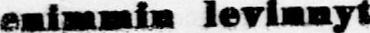
#> input picture pyAlignementOCR/improc/hwb.jpg, 370 x 33 px
$ python alignement.py   (older library calls are emulated)
#> lines starting #> are read from the running program, lines starting #| are printed output that depends on the picture; after the words box and inside, x2 and y2 are one past the last pixel; in counts of white or black regions, pixels touching at a corner belong together
### pyAlignementOCR/improc/modif_func.py
import numpy as np
import matplotlib
matplotlib.use('Qt5Agg')
import matplotlib.pyplot as plt
from PIL import Image


def lissage(intensite, N):
    """Fonction calculant la distance entre la colonne de pixels et le
    caractere courant.
    :param intensite : le vecteur des intesites sur la colonne
    :param N : parametre de reglage
    :return : sortielisse
        sortielisse : fonction apres le lissage
    """
    iintensite = intensite.reshape(-1, 1)
    fenetre = np.ones((N, 1))
    longeur, hauteur = iintensite.shape[0], iintensite.shape[1]
    sortie = np.zeros((longeur, 1))
    debut = intensite[0:np.floor(N/2).astype(np.int)]
    fin = intensite[N-np.floor(N/2).astype(np.int)+1:N]
    # to be seen
    if N > 3:
        debut = np.flip(debut)
        fin = np.flip(fin)
    entree = np.concatenate((debut, intensite, fin))
    # to be seen
    M = N - 1
    for j in range(0, longeur-1):
        sortie[j] = np.dot(entree[j:j+M+1], fenetre)
    sortie = sortie/N
    return sortie


# TEST DE MODULE
# [13 lines that do not run on import are left out]

### pyAlignementOCR/improc/affichage.py
import numpy as np
import scipy as sp
import matplotlib as mpl
mpl.use('Qt5Agg')
import matplotlib.pyplot as plt
import matplotlib.patches as patches
from PIL import Image
import modif_func as mf
import alignement as al


def screen1(image, transcript):
    largeur, hauteur = image.size
    plt.imshow(image)
    sgm = al.segmenter(image, transcript, 3, 0.1, 0.9, 0)
    for x in range(0, largeur-1):
        if sgm[x] == 2:
            plt.plot([x, x], [1, hauteur], color='red')
        elif sgm[x] == 1:
            plt.plot([x, x], [1, hauteur], color='blue')
    #plt.show()

# [20 lines left out: functions afficherprofile, affichercontour, not called in this run]
# TEST DE MODULE
# [6 lines that do not run on import are left out]

### pyAlignementOCR/improc/alignement.py
import numpy as np
import scipy as sp
import matplotlib as mpl
mpl.use('Qt5Agg')
import matplotlib.pyplot as plt
from PIL import Image
import modif_func as mf
import affichage as af

def segmenter(image, transcript, lissage, limitesup, limiteinf, affichage):
    """Fonction responsable pour la segmentation d'image.
    :param image : l'image a segmenter
    :param transcript : le transcript qui correspond a l'image en question
    :param lissage : le parametre de lissage voulu
    :param limitesup : une limite qui sera utilise afin de couper l'image
    :param limiteinf : une limite qui sera utilise afin de couper l'image
    :param affichage : controle le type d'affichage
    """
    #  on convertit en niveaux de gris l'image et on le reduit ensuite
    img = image.convert('L')
    hauteur, largeur = img.size
    cimg = reduire(img, limitesup, limiteinf)
    hauteur, largeur = cimg.size
    longeurtext = len(transcript)
    # on convertit l'image dans un tableau avec des valeurs
    # d'intensite dans [0,255]
    cimarray = np.asarray(cimg, dtype='uint8')
    # on calcule les intensites moyennes sur les colones de pixels sur
    # l'image et le profil(masque) d'image
    intensite = np.sum(cimarray, axis=0)/largeur
    intensitemax = np.amax(cimarray, axis=0)
    indexmax = np.argmax(cimarray, axis=0)
    intensitemin = np.amin(cimarray, axis=0)
    indexmin = np.argmin(cimarray, axis=0)
    intensitelisse = mf.lissage(intensitemin, lissage)
    # on definie les couleurs de notre masque
    blanc = np.floor(np.sum(intensitemax)/hauteur)
    noir = np.floor(np.sum(intensitemin)/hauteur)
    gris = (blanc + noir)/2
    # creation de la masque/profil d'intensite de la ligne
    profil = creermasque(transcript, largeur, hauteur, noir, gris, blanc)
    masqueimg = Image.fromarray(np.uint8(profil))
    # masqueimg.show()
    profil = np.sum(profil, axis=0)/largeur
    # on seuil les valeurs basses de l'intensit? lisse pour les ramener
    # a la valeur moyenne des noirs
    largeurprofil = profil.shape[0]
    for i in range(0, hauteur):
        if intensitelisse[i] < noir:
            intensitelisse[i] = noir
    intensite = intensitelisse
    x = hauteur
    y = largeurprofil
    # tbc
    appariement = np.zeros((x, y))
    precedent = np.zeros((x, y))
    segmentation = np.zeros((x, 1))
    operations = np.zeros((3, 1))
    # initialisation de la premiere ligne
    appariement[0, 0] = np.abs(intensite[0] - profil[0])
    precedent[0, 0] = 0
    for i in range(1, x):
        appariement[i, 0] = appariement[i-1, 0] + np.abs(intensite[i]
                                                         - profil[0])
        precedent[i, 0] = 2  # insertion tbr
    # tbc
    for i in range(1, y):
        appariement[0, i] = appariement[0, i-1] + np.abs(intensite[0]
                                                         - profil[i])
        precedent[0, i] = 3
    # on boucle sur toute l'image et toute la sequence des caracteres
    for i in range(1, x):
        for j in range(1, y):
            operations[0] = appariement[i-1, j-1] + np.abs(
                                                               intensite[i]
                                                               - profil[j])
            operations[1] = appariement[i-1, j] + 2*np.abs(
                                                         intensite[i]
                                                         - profil[j])
            operations[2] = appariement[i, j-1] + 2*np.abs(
                                                            intensite[i]
                                                            - profil[j])
            appariement[i, j] = np.min(operations)
            precedent[i, j] = np.argmin(operations)+1
    #print(precedent)
    # on est arrive a la fin, on backtrack afin de choisir le meilleur
    # chemin et marquer les espaces entre les mots
    x = hauteur
    y = largeurprofil
    while precedent[x-1, y-1] != 0:
        x, y, segmentation = options[precedent[x-1, y-1]-1](x, y, segmentation, precedent, profil, blanc, gris)
    return segmentation


def creermasque(transcript, hauteurimg, largeurimg, carclr, wsclr,
                boxclr):
    """Fonction qui cree une masque/profil pour compare avec l'image donne
    :param transcript : le transcript qu'on utilise pour creer la masque
    :param hauteurimg : hauteur de l'image a comparer
    :param largeurimg : largeur de l'image a comparer
    :param carclr : couleur de la masque d'un caractere
    :param wsclr : couleur des espaces blanches
    :param boxclr : couleur de la phrase/mot entiere
    :return profil
        profil : la masque derive du transcript correspondant aux niveaux
        d'intensite de l'image
    """
    longeurtext = len(transcript)
    largeurcaractere = np.floor(largeurimg/longeurtext).astype(np.int)
    profilcar = np.ones((hauteurimg, largeurcaractere)).astype(np.int)*carclr
    profilcar[:, largeurcaractere-1] = wsclr
    largeurprofil = largeurcaractere * longeurtext
    profil = np.ones((hauteurimg, largeurprofil), dtype=np.int) * boxclr
    # ici on genere l'allure de la masque
    debut = 0
    fin = largeurcaractere
    for i in range(debut, longeurtext):
        if transcript[i] != ' ':
            profil[:, debut:fin] = profilcar[:, :]
        debut = debut + largeurcaractere
        fin = fin + largeurcaractere
    # profilimg = Image.fromarray(np.uint8(profil))
    return profil


def reduire(image, limitesup, limiteinf):
    """reduit l'image par un limite donne
    :param image : l'image a reduire
    :param limitesup : une limite qui sera utilise afin de couper l'image
    :param limiteinf : une limite qui sera utilise afin de couper l'image
    :return : img
        img : l'image reduite
    """
    largeur, hauteur = image.size
    img = image.crop((0, np.floor(limitesup*hauteur).astype(np.int)+1,
                     largeur, np.floor(limiteinf*hauteur).astype(np.int)+1))
    return img


def tracercontour(image, transcript):
    return print('tbc')


def sub(x, y, segmentation, precedent, profil, blanc, gris):
    if precedent[x-1, y-1] == 1:
        x = x - 1
        y = y - 1
        if profil[y-1] == blanc:
            segmentation[x-1]= 2
        elif profil[y] == gris:
            segmentation[x-1] = 1
    return x, y, segmentation


def ins(x, y, segmentation, precedent, profil, blanc, gris):
    if precedent[x-1, y-1] == 2:
        x = x - 1
        if profil[y-1] == blanc:
            segmentation[x-1] = 2
        elif profil[y-1] == gris:
            segmentation[x-1] = 1
    return x, y, segmentation


def des(x, y, segmentation, precedent, profil, blanc, gris):
    if precedent[x-1, y-1] == 3:
        y = y - 1
    return x, y, segmentation


options = {0: sub,
           1: ins,
           2: des}

# TEST DE MODULE
if __name__ == "__main__":
    # test de reduction d'image
    img = Image.open('hwb.jpg').convert('L')
    # img.show()
    newimg = reduire(img, 0.1, 0.9)
    # newimg.show()
    # test de creation de masque
    blanc = 255
    gris = 128
    noir = 0
    transcript = 'emimmin levinnyt'
    imgg = Image.open('hwb.jpg').convert('L')
    masque = creermasque(transcript, imgg.size[1], imgg.size[0], noir, gris,
                         blanc)
    masqueimg = Image.fromarray(np.uint8(masque))
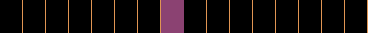
#> masque: shape (33, 368) int64; 3 distinct labels, from 0 to 255; one colour per label, 0 black
    # masqueimg.show()
    # test de segmentation
    img = Image.open('hwb.jpg').convert('L')
    sgm = segmenter(img, transcript, 3, 0.1, 0.9, 0)
#> in segmenter, `intensite = np.sum(cimarray, axis=0)/largeur`: intensite = 370 values, max 240 at index 184, min 5.62 at index 52, mean 106.8
#> in segmenter, `intensitemax = np.amax(cimarray, axis=0)`: intensitemax = 370 values, max 255 at index 168, min 84 at index 52, mean 235.7
#> in segmenter, `indexmax = np.argmax(cimarray, axis=0)`: indexmax = 370 values, max 25 at index 137, min 0 at index 0, mean 7.09
#> in segmenter, `intensitemin = np.amin(cimarray, axis=0)`: intensitemin = 370 values, max 236 at index 184, min 0 at index 2, mean 26.15
#> in segmenter, `indexmin = np.argmin(cimarray, axis=0)`: indexmin = 370 values, max 25 at index 21, min 0 at index 139, mean 11.18
#> in lissage, `iintensite = intensite.reshape(-1, 1)`: iintensite has the same summary as intensitemin in segmenter
#> in lissage, `debut = intensite[0:np.floor(N/2).astype(np.int)]`: debut = [88]
#> in lissage, `fin = intensite[N-np.floor(N/2).astype(np.int)+1:N]`: fin = empty array
#> in lissage, `entree = np.concatenate((debut, intensite, fin))`: entree = 371 values, max 236 at index 185, min 0 at index 3, mean 26.32
#> after the loop in lissage, `for j in range(0, longeur-1):`: sortie = 370 values, max 707 at index 184, min 0 at index 5, mean 78.45
#> in lissage, `sortie = sortie/N`: sortie = 370 values, max 235.7 at index 184, min 0 at index 5, mean 26.15
#> in segmenter, `intensitelisse = mf.lissage(intensitemin, lissage)`: intensitelisse has the same summary as sortie in lissage
#> in segmenter, `blanc = np.floor(np.sum(intensitemax)/hauteur)`: blanc = 235
#> in segmenter, `noir = np.floor(np.sum(intensitemin)/hauteur)`: noir = 26
#> in segmenter, `gris = (blanc + noir)/2`: gris = 130.5
#> call 2 of creermasque, with transcript = 'emimmin levinnyt', hauteurimg = 26, largeurimg = 370, carclr = 26, wsclr = 130.5, boxclr = 235
#> in creermasque (call 2), `profilcar = np.ones((hauteurimg, largeurcaractere)).astype(np.int)*car..`: profilcar: shape (26, 23) float64; every value is 26
#> in creermasque (call 2), `profilcar[:, largeurcaractere-1] = wsclr`:
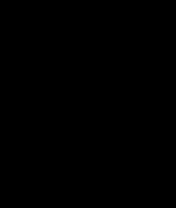
#> profilcar: shape (26, 23) float64 (shown 8 times larger); values 26 (black) and 130.5 (white), 4.3% white in thin lines or dots, all inside (x1, y1, x2, y2) = (22, 0, 23, 26)
#> in creermasque (call 2), `profil = np.ones((hauteurimg, largeurprofil), dtype=np.int) * boxclr`: profil: shape (26, 368) float64; every value is 235
#> after the loop in creermasque (call 2), `for i in range(debut, longeurtext):`:
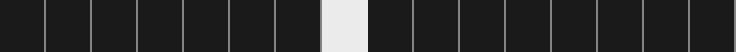
#> profil: shape (26, 368) float64 (shown 2 times larger); min 26, max 235, mean 43.3
#> after the loop in creermasque (call 2), `for i in range(debut, longeurtext):`: debut = 368; fin = 391
#> in segmenter, `profil = np.sum(profil, axis=0)/largeur`: profil = 368 values, max 235 at index 161, min 26 at index 0, mean 43.32
#> after the loop in segmenter, `for i in range(0, hauteur):`: intensitelisse = 370 values, max 235.7 at index 184, min 26 at index 2, mean 45.42
#> in segmenter, `intensite = intensitelisse`: intensite has the same summary as intensitelisse
#> in segmenter, `appariement[0, 0] = np.abs(intensite[0] - profil[0])`: appariement: shape (370, 368) float64; values 0 (black) and 37 (white), 0% white in thin lines or dots, all inside (x1, y1, x2, y2) = (0, 0, 1, 1)
#> after the loop in segmenter, `for i in range(1, x):`: appariement: shape (370, 368) float64; min 0, max 7185.3, mean 9.7
#> after the loop in segmenter, `for i in range(1, x):`: precedent: shape (370, 368) float64; values 0 (black) and 2 (white), 0.27% white in thin lines or dots, all inside (x1, y1, x2, y2) = (0, 1, 1, 370)
#> after the loop in segmenter, `for i in range(1, y):`: appariement: shape (370, 368) float64; min 0, max 17178.5, mean 33.2
#> after the loop in segmenter, `for i in range(1, y):`:
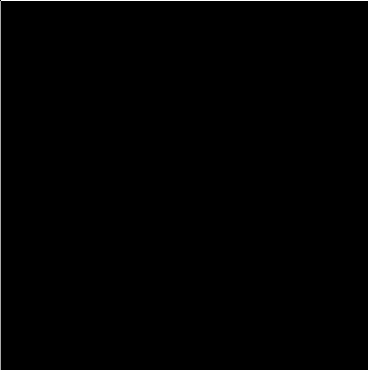
#> precedent: shape (370, 368) float64; min 0, max 3, mean 0.0135; drawn with min black and max white
#> after the loop in segmenter, `for i in range(1, x):`:
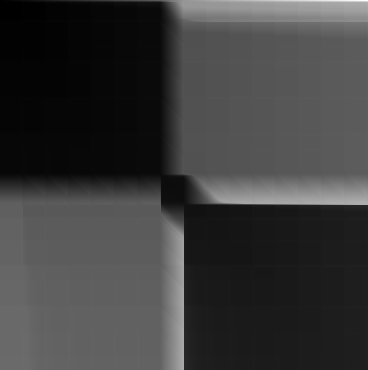
#> appariement: shape (370, 368) float64; min 37, max 17178.5, mean 4122.7; drawn with min black and max white
#> after the loop in segmenter, `for i in range(1, x):`:
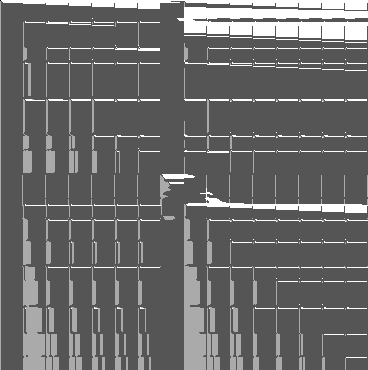
#> precedent: shape (370, 368) float64; min 0, max 3, mean 1.26; drawn with min black and max white
#> after the loop in segmenter, `for i in range(1, x):`: operations = [2200.5, 2409.5, 2305]
#> the loop in segmenter, `while precedent[x-1, y-1] != 0:` made 413 passes
#> (x, y) on passes 1 to 3: (369, 367), (368, 366), (367, 365)
#> after the loop in segmenter, `while precedent[x-1, y-1] != 0:`: segmentation = 370 values, max 2 at index 175, min 0 at index 0, mean 0.192
#> sgm has the same summary as segmentation in segmenter
    # print(sgm)
    # img.show()
    #plt.show()
    af.screen1(img, transcript)
#> in segmenter, `intensitelisse = mf.lissage(intensitemin, lissage)`: intensitelisse has the same summary as sortie in lissage
#> in segmenter, `blanc = np.floor(np.sum(intensitemax)/hauteur)`: blanc = 235
#> in segmenter, `noir = np.floor(np.sum(intensitemin)/hauteur)`: noir = 26
#> in segmenter, `gris = (blanc + noir)/2`: gris = 130.5
#> after the loop in creermasque, `for i in range(debut, longeurtext):`: debut = 368; fin = 391
#> in segmenter, `intensite = intensitelisse`: intensite has the same summary as intensitelisse
#> after the loop in segmenter, `for i in range(1, x):`: operations = [2200.5, 2409.5, 2305]
#> in screen1, `sgm = al.segmenter(image, transcript, 3, 0.1, 0.9, 0)`: sgm has the same summary as segmentation in segmenter
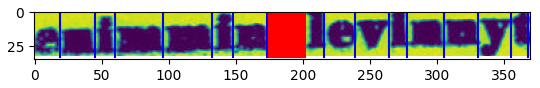
#> figure drawn by matplotlib, 1 panel
